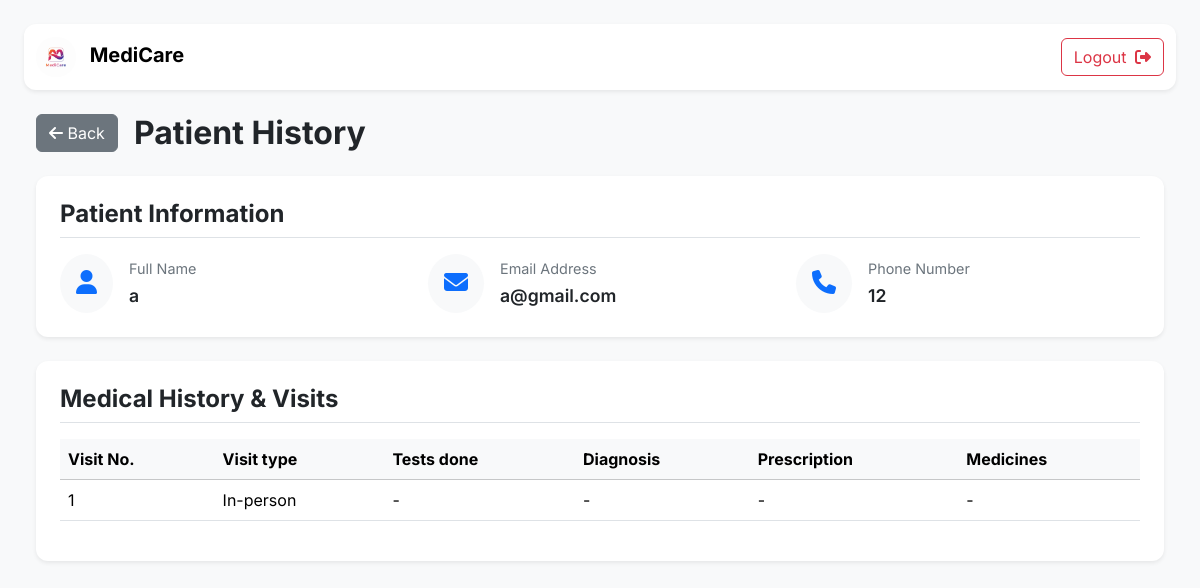
The app's page /patient_history (signed in), older data.
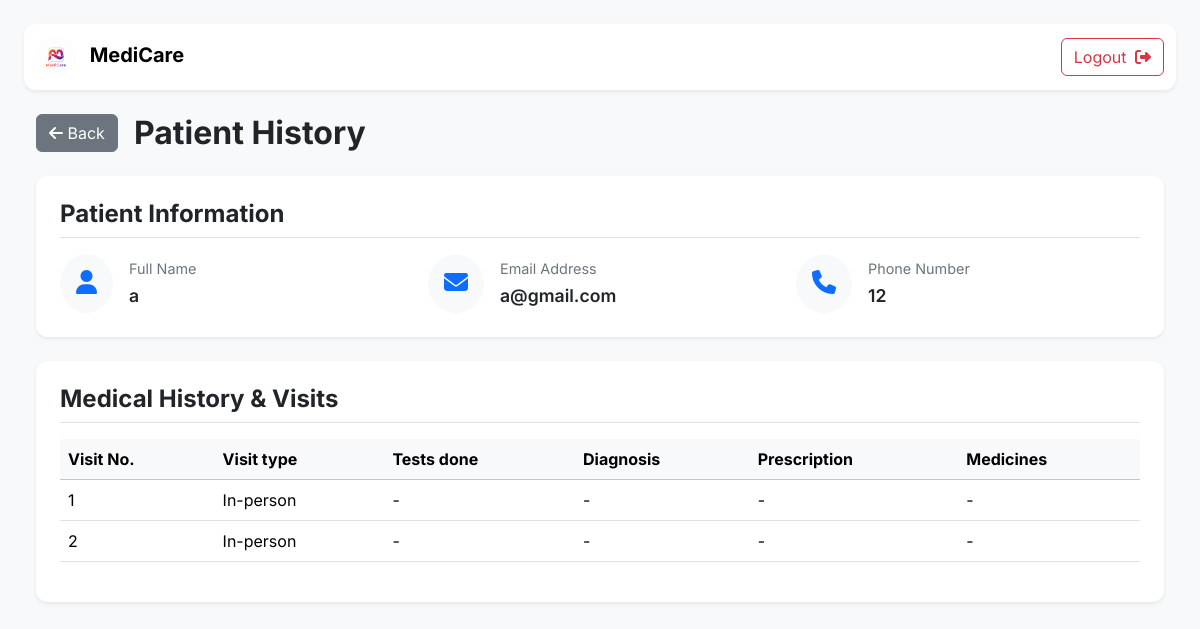
The same page, newer data.
### application/models.py (models this page shows)
class Patient(db.Model):
    __tablename__ = 'patient'
    id = db.Column(db.Integer(),primary_key = True)
    blocked = db.Column(db.Boolean(), default=False, nullable=False)
    user_id = db.Column(db.Integer(), db.ForeignKey('user.id', ondelete="CASCADE"), nullable=False)
    name = db.Column(db.String(), nullable=False)
    age = db.Column(db.Integer(), nullable=False)
    gender = db.Column(db.String(), nullable=False)
    phone = db.Column(db.String(), nullable=False)
    email = db.Column(db.String(), nullable=False)
    appointment = db.relationship('Appointment', backref='patient')

class Treatment(db.Model):
    __tablename__ = 'treatment'
    id = db.Column(db.Integer(),primary_key = True)
    appointment_id = db.Column(db.Integer(), db.ForeignKey('appointment.id', ondelete="CASCADE"), nullable=False)
    doctor_id = db.Column(db.Integer(), db.ForeignKey('doctor.id', ondelete="CASCADE"), nullable=False)
    date = db.Column(db.String(), nullable=False)
    time = db.Column(db.String(), nullable=False)
    visit_type = db.Column(db.String(), nullable=False)
    tests_done = db.Column(db.String(), nullable = True)
    diagnosis = db.Column(db.String(), nullable = True)
    prescription = db.Column(db.String(), nullable = True)
    medicines = db.Column(db.String(), nullable = True)
    appointment = db.relationship('Appointment',backref=db.backref('treatments', passive_deletes=True))
    doctor = db.relationship('Doctor', backref='treatments')

### application/controllers.py (the view, shortened to what this page needs)
@app.route("/patient_history")
def patient_history():
    user = current_user()
    if not user:
        return redirect("/login")
    patient_id = request.args.get("id")
    if user.type != "patient":
        flash("Unauthorized!", "danger")
        return redirect("/")
    patient = Patient.query.filter_by(user_id=user.id).first_or_404()
    appointments = Appointment.query.filter_by(patient_id=patient.id).all()
    treatments = Treatment.query.join(Appointment).filter(
        Appointment.patient_id == patient.id
    ).all()
    return render_template(
        "patient_history.html",
        this_user=user,
        patient=patient,
        appointments=appointments,
        treatments=treatments
    )

### application/controllers.py (called while the page is built)
def current_user():
    uid = session.get("user_id")
    return User.query.get(uid) if uid else None

### templates/patient_history.html (shortened to what this page needs)
<!DOCTYPE html>
<html lang="en">
<head>
    <link href="https://cdn.jsdelivr.net/npm/bootstrap@5.3.2/dist/css/bootstrap.min.css" rel="stylesheet">
</head>
<body class="p-4">
    <nav class="navbar navbar-expand-lg navbar-light bg-white shadow-sm sticky-top mb-4"
        style="border-radius: 0.75rem;">
        <div class="container-fluid">
            <a class="navbar-brand" href="/doctor">
                <img src="{{ url_for('static', filename='logo2.png') }}" alt="Logo"
                    style="height: 40px; border-radius: 50%;">
                <span class="fw-bold ms-2">MediCare</span>
            </a>
            <div class="collapse navbar-collapse" id="adminNav">
                <ul class="navbar-nav ms-auto mb-2 mb-lg-0">
                    <li class="nav-item">
                        <a href="/logout" class="btn btn-outline-danger ms-lg-2">Logout <i
                                class="fa-solid fa-right-from-bracket ms-1"></i></a>
                    </li>
                </ul>
            </div>
        </div>
    </nav>
    <main class="container-fluid">
        <div class="d-flex justify-content-between align-items-center mb-4">
            <div class="d-flex align-items-center">
                {% if this_user.type == "admin" %}
                <a href="/admin" class="btn btn-secondary me-3">
                    <i class="fa-solid fa-arrow-left"></i> Back
                </a>
                {% elif this_user.type == "patient" %}
                <a href="/patient" class="btn btn-secondary me-3">
                    <i class="fa-solid fa-arrow-left"></i> Back
                </a>
                {% else %}
                <a href="/doctor" class="btn btn-secondary me-3">
                    <i class="fa-solid fa-arrow-left"></i> Back
                </a>
                {% endif %}
                <h2 class="mb-0 fw-bold">Patient History</h2>
            </div>
        </div>
        <div class="card shadow-sm p-4 mb-4">
            <h4 class="fw-bold mb-3 pb-2 border-bottom">Patient Information</h4>
            <div class="row g-4">
                <div class="col-md-4">
                    <div class="d-flex align-items-center">
                        <div class="bg-light rounded-circle p-3 me-3 text-primary">
                            <i class="fa-solid fa-user fs-4"></i>
                        </div>
                        <div>
                            <div class="info-label">Full Name</div>
                            <div class="info-value">{{patient.name}}</div>
                        </div>
                    </div>
                </div>
                <div class="col-md-4">
                    <div class="d-flex align-items-center">
                        <div class="bg-light rounded-circle p-3 me-3 text-primary">
                            <i class="fa-solid fa-envelope fs-4"></i>
                        </div>
                        <div>
                            <div class="info-label">Email Address</div>
                            <div class="info-value">{{patient.email}}</div>
                        </div>
                    </div>
                </div>
                <div class="col-md-4">
                    <div class="d-flex align-items-center">
                        <div class="bg-light rounded-circle p-3 me-3 text-primary">
                            <i class="fa-solid fa-phone fs-4"></i>
                        </div>
                        <div>
                            <div class="info-label">Phone Number</div>
                            <div class="info-value">{{patient.phone}}</div>
                        </div>
                    </div>
                </div>
            </div>
        </div>
        <div class="card shadow-sm p-4">
            <h4 class="fw-bold mb-3 pb-2 border-bottom">Medical History & Visits</h4>
            <div class="table-responsive">
                <table class="table table-hover align-middle">
                    <thead class="table-light">
                        <tr>
                            <th scope="col">Visit No.</th>
                            <th scope="col">Visit type</th>
                            <th scope="col">Tests done</th>
                            <th scope="col">Diagnosis</th>
                            <th scope="col">Prescription</th>
                            <th scope="col">Medicines</th>
                        </tr>
                    </thead>
                    <tbody>
                        {% if treatments %}
                        {% for t in treatments %}
                        <tr>
                            <td>{{ loop.index }}</td>
                            <td>{{ t.visit_type }}</td>
                            <td>{{ t.tests_done or "-" }}</td>
                            <td>{{ t.diagnosis or "-" }}</td>
                            <td>{{ t.prescription or "-" }}</td>
                            <td>{{ t.medicines or "-" }}</td>
                        </tr>
                        {% endfor %}
                        {% endif %}
                    </tbody>
                </table>
            </div>
        </div>
    </main>
</body>
</html>

### templates/patient_history.html (style rules this page uses)
body { font-family: 'Inter', sans-serif; background-color: #f8f9fa; }
.card { border: none; border-radius: 0.75rem; }
.info-label { color: #6c757d; font-size: 0.9rem; margin-bottom: 0.2rem; }
.info-value { font-weight: 600; font-size: 1.1rem; color: #212529; }

Row changes from the older to the newer data that the page shows:
added Treatment: visit_type "In-person", tests_done "-", diagnosis "-", prescription "-", medicines "-"
